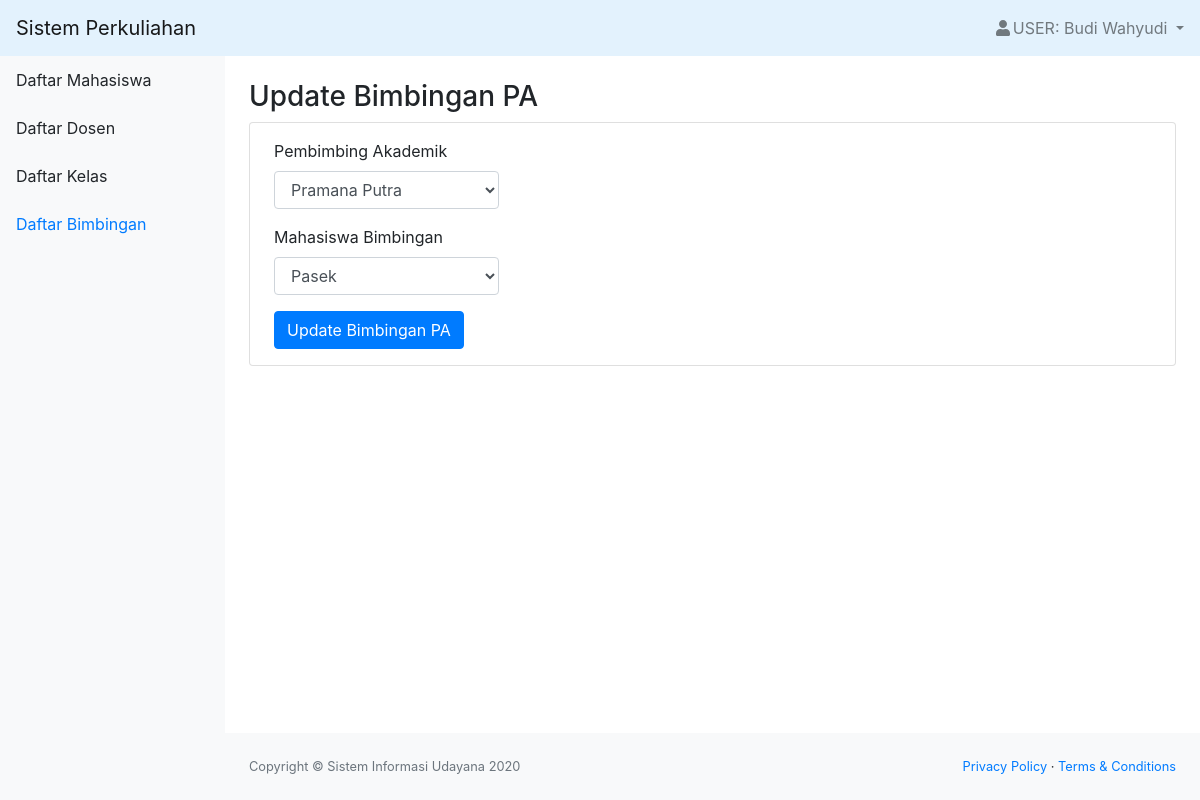
Page /edit_bimbingan.php?id_bimbingan=3 (signed in) on the earlier database version.
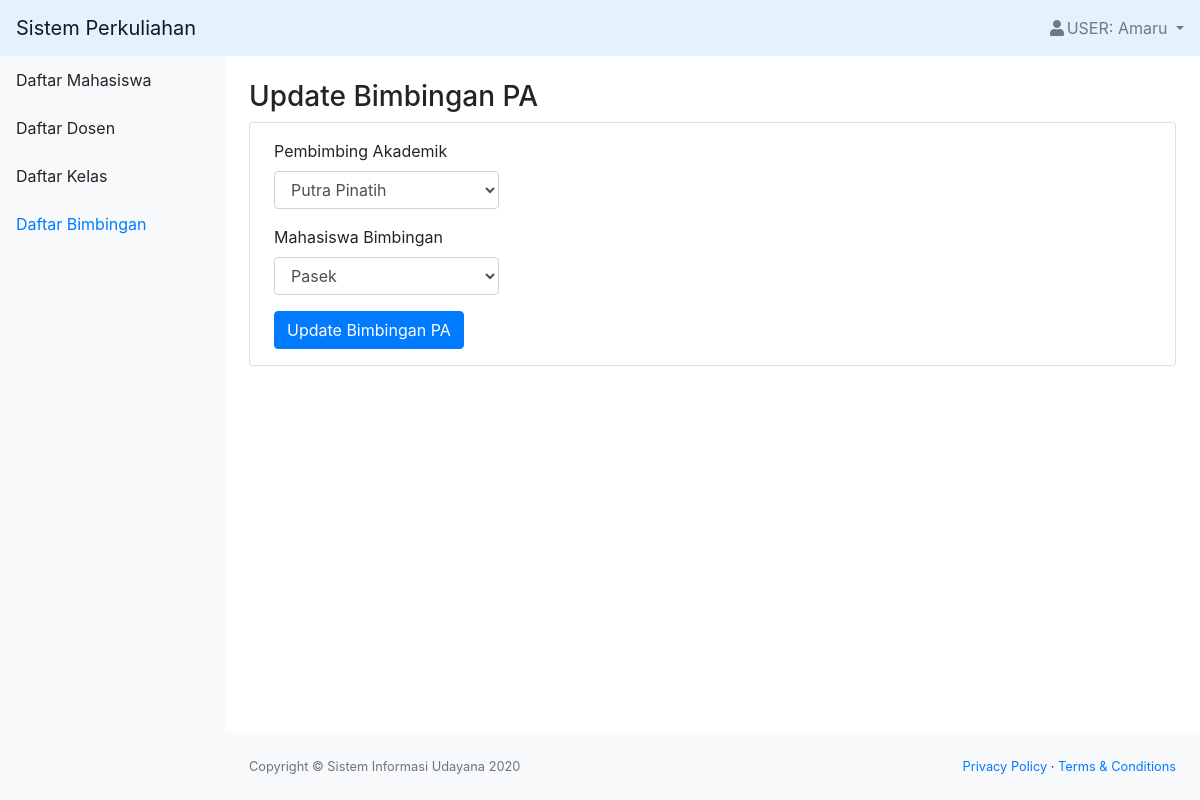
Same page on the later database version.
### tables this page shows
CREATE TABLE `bimbingan` (
  `id_bimbingan` int(11) NOT NULL,
  `id_dosen` int(11) NOT NULL,
  `id_mahasiswa` int(11) NOT NULL
);

CREATE TABLE `dosen` (
  `id_dosen` int(11) NOT NULL,
  `role` char(1) NOT NULL,
  `nip` varchar(25) NOT NULL,
  `nidn` char(10) NOT NULL,
  `nama` varchar(50) NOT NULL,
  `email` varchar(50) NOT NULL,
  `alamat` varchar(50) NOT NULL,
  `tanggal_lahir` date NOT NULL,
  `status` varchar(20) NOT NULL,
  `password` varchar(300) NOT NULL
);

CREATE TABLE `mahasiswa` (
  `id_mahasiswa` int(11) NOT NULL,
  `role` char(1) NOT NULL,
  `nim` char(10) NOT NULL,
  `nama` varchar(50) NOT NULL,
  `email` varchar(50) NOT NULL,
  `alamat` varchar(50) NOT NULL,
  `tanggal_lahir` date NOT NULL,
  `status` varchar(20) NOT NULL,
  `password` varchar(300) NOT NULL
);

### edit_bimbingan.php (the view, shortened to what this page needs)
<?php
include "function.php";
$nama = $_SESSION['nama'];
$id = $_GET['id_bimbingan'];
$queryBimbingan = mysqli_query($koneksi, "SELECT *, mahasiswa.nim, dosen.nama as namados, mahasiswa.nama as namamah FROM bimbingan INNER JOIN dosen ON bimbingan.id_dosen=dosen.id_dosen INNER JOIN mahasiswa ON bimbingan.id_mahasiswa=mahasiswa.id_mahasiswa WHERE id_bimbingan = '$id'");
?>
<!DOCTYPE html>
<html lang="en">
    <head>
        <link href="css/styles.css" rel="stylesheet" />
        <link href="https://cdn.datatables.net/1.10.20/css/dataTables.bootstrap4.min.css" rel="stylesheet" />
    </head>
    <body class="sb-nav-fixed">
        <nav class="sb-topnav navbar navbar-light" style="background-color: #e3f2fd;">
            <a class="navbar-brand" href="index.php">Sistem Perkuliahan</a>
            <ul class="navbar-nav ml-auto">
                <li class="nav-item dropdown">
                    <a class="nav-link dropdown-toggle" id="userDropdown" href="#" role="button" data-toggle="dropdown" aria-haspopup="true" aria-expanded="false"><i class="fas fa-user fa-fw"></i>USER: <?= $nama; ?> </a>
                </li>
            </ul>
        </nav>
        <div id="layoutSidenav">
            <div id="layoutSidenav_nav">
                <nav class="sb-sidenav accordion sb-sidenav-light" id="sidenavAccordion">
                    <div class="sb-sidenav-menu">
                        <div class="nav">
                            <a class="nav-link" href="mahasiswa.php"
                                >
                                Daftar Mahasiswa</a
                            >
                            <a class="nav-link" href="dosen.php"
                                >
                                Daftar Dosen</a
                            >
                            <a class="nav-link" href="kelas.php"
                                >
                                Daftar Kelas</a
                            >
                            <a class="nav-link active" href="bimbingan.php"
                                >
                                Daftar Bimbingan</a
                            >
                        </div>
                    </div>
                </nav>
            </div>
            <div id="layoutSidenav_content">
                <main>
                    <div class="container-fluid">
                        <h3 class="mt-4">Update Bimbingan PA</h3>
                        <div class="card mb-4">
                            <form form action="function.php?act=editBimbingan&id_bimbingan=<?= $id; ?>" id="buat" method="POST" >
                                <div class="form-group ml-4 py-3 mb-0">
                                    <label for="pa" class="form-label">Pembimbing Akademik</label>
                                    <select name="pa" id="pa" class="form-control col-sm-3">
                                        <?php $hasil = mysqli_fetch_assoc($queryBimbingan); ?>
                                        <option value="<?= $hasil["id_dosen"]; ?>"><?= $hasil["namados"]; ?></option>
                                    </select>
                                </div>
                                <div class="form-group ml-4 ">
                                    <label for="mahasiswa" class="form-label">Mahasiswa Bimbingan</label>
                                    <select name="mahasiswa" id="mahasiswa" class="form-control col-sm-3">
                                        <option value="<?= $hasil["id_mahasiswa"]; ?>"><?= $hasil["namamah"]; ?></option>
                                    </select>
                                </div>
                                <input type="submit" name="buat_btn" id="buat" class="btn btn-primary ml-4 mb-3" value="Update Bimbingan PA">
                            </form>
                        </div>
                    </div>
                </main>
                <footer class="py-4 bg-light mt-auto">
                    <div class="container-fluid">
                        <div class="d-flex align-items-center justify-content-between small">
                            <div class="text-muted">Copyright &copy; Sistem Informasi Udayana 2020</div>
                            <div>
                                <a href="#">Privacy Policy</a>
                                &middot;
                                <a href="#">Terms &amp; Conditions</a>
                            </div>
                        </div>
                    </div>
                </footer>
            </div>
        </div>
    </body>
</html>

Differences in the rows shown:
changed through a linked row, bimbingan "Pasek": pa "Pramana Putra" → "Putra Pinatih"
Other differences:
$nama: "Budi Wahyudi" → "Amaru"
